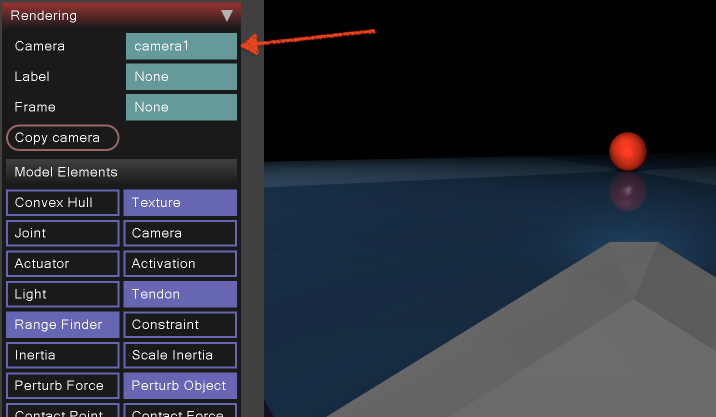
#> input picture RobotControl/task2/hw2_camera.png, 1432 x 834 px (shown at 1/2 size); its folder holds only this picture in this run
$ python -i stub.py   (imports and definitions only)
#> lines starting #> are read from the running program, lines starting #| are printed output that depends on the picture; after the words box and inside, x2 and y2 are one past the last pixel; in counts of white or black regions, pixels touching at a corner belong together
"""
Stub for homework 2
"""
import time
import random
import numpy as np
import mujoco
from mujoco import viewer
import cv2

image_center = 320

# Ranges in hsv colors for blue, red and green
BLUE_RANGE = [np.array([110, 50, 50]), np.array([130, 255, 255])]
RED_RANGE = [np.array([0, 100, 50]), np.array([10, 255, 255])]
GREEN_RANGE = [np.array([36, 25, 25]), np.array([86, 255,255])]

# [1 line that did not run here, left out]
# [1 line that did not run here, left out]
# [1 line that did not run here, left out]
# [1 line not run here, left out]
# [1 line that did not run here, left out]

# [14 lines left out: function sim_step, not called in this run]

def task_1_step(turn):
    image = sim_step(0.1, turn, steps=200, view=False)
    return image

def crop_image(image):
    return image[0:400, :]
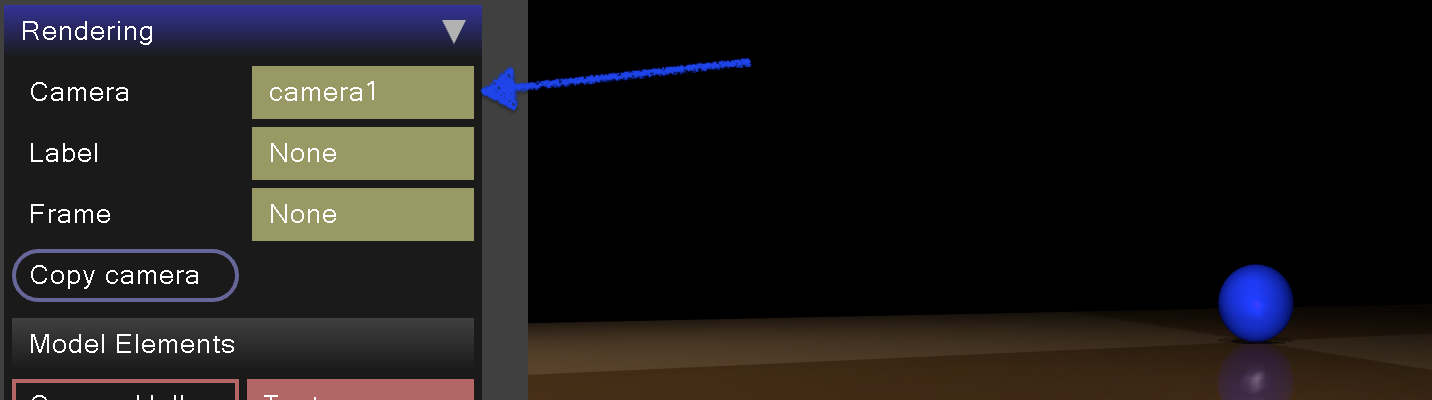
#> returned value: shape (400, 1432, 3); mean of channels 0, 1, 2 27.9, 28.7, 31.3; drawn as B, G, R
#> in find_color_occurences, `hsv_image = cv2.cvtColor(crop_image(image), cv2.COLOR_RGB2HSV)`: hsv_image: shape (400, 1432, 3); mean H, S, V 20.9, 35, 35.8

# Find occurences of a given range (which corresponds to a color)
def add_mask(image, lower_margin, upper_margin):
    return cv2.inRange(image, lower_margin, upper_margin)
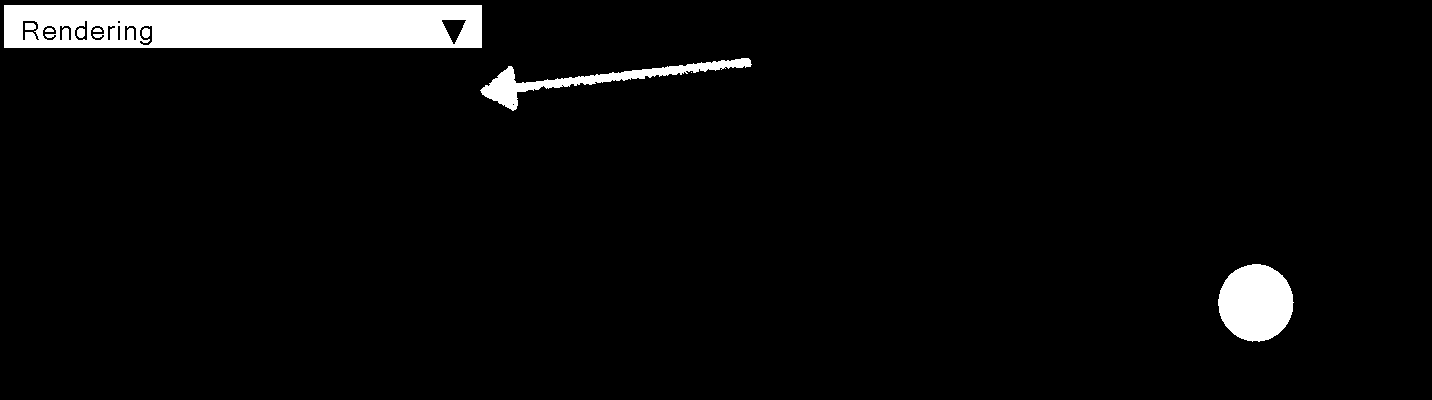
#> returned value: shape (400, 1432); 4.7% white; 9 white regions (1 under 20 px)

def find_color_occurences(image, color_range):
    hsv_image = cv2.cvtColor(crop_image(image), cv2.COLOR_RGB2HSV)
    mask = add_mask(hsv_image, color_range[0], color_range[1])
    return mask

# Find the contours and keep the largest one
def find_marker(image, mask):
    contours, _ = cv2.findContours(mask.copy(), cv2.RETR_LIST, cv2.CHAIN_APPROX_SIMPLE)
#> contours = 22 contours, 4 with area under 20; largest, box (x1, y1, x2, y2) and area: (4, 5, 482, 48) 20034, (1218, 264, 1294, 342) 4451, (480, 58, 752, 111) 2592, (441, 19, 467, 45) 345, (22, 20, 40, 41) 224

    if len(contours) == 0:
        return None

    c = max(contours, key=cv2.contourArea)
#> c = [[4, 5], [4, 47], [481, 47], [481, 5]]
    return cv2.minEnclosingCircle(c)

def find_marker_ball(image):
    mask = find_color_occurences(image, RED_RANGE)
    return find_marker(image, mask)

def ball_visible(image, threshold = 20, distance = 0.2):
    markers = find_marker_ball(image)
    return markers is not None and (image_center -  threshold - 40 < markers[0][0] < image_center - threshold)

# [4 lines left out: function while_ball_invisible, not called in this run]

def localize_ball(image, turn, threshold = 20) :
    image = while_ball_invisible(image,  turn, threshold)
    return image, find_marker_ball(image)

# [37 lines left out: functions task_1, green_is_visible, not called in this run]

def find_green(image):
    return green_is_visible(image, threshold = 10, shift = 0)

def ball_visible_2(image, threshold = 20, margin = 20):
    markers = find_marker_ball(image)
    return markers is not None and image_center -  threshold - margin < markers[0][0] < image_center - threshold

# [71 lines left out: functions ball_invisible_2, task_2, not called in this run]
    # at the end, red ball should be close to the green box (0.25 distance is fine)

##################### Task 3 ###############################
drift = 0

def task3_step(forward, turn, steps=200, view=False):
    return sim_step(forward, turn + drift, steps=steps, view=view)

def my_step(forward, turn, my_drift, steps=200):
    return  crop_image(task3_step(forward, turn - my_drift, steps=steps))

# [72 lines left out: functions blue_is_visible, find_drift, go_to_green, go_to_blue, task_3, not called in this run]
    # at the end, car should be between the two boxes

>>> import cv2
>>> picture = cv2.cvtColor(cv2.imread('hw2_camera.png'), cv2.COLOR_BGR2RGB)
>>> result = find_marker_ball(picture)
#> result = ((242.5, 26), 239.4)
